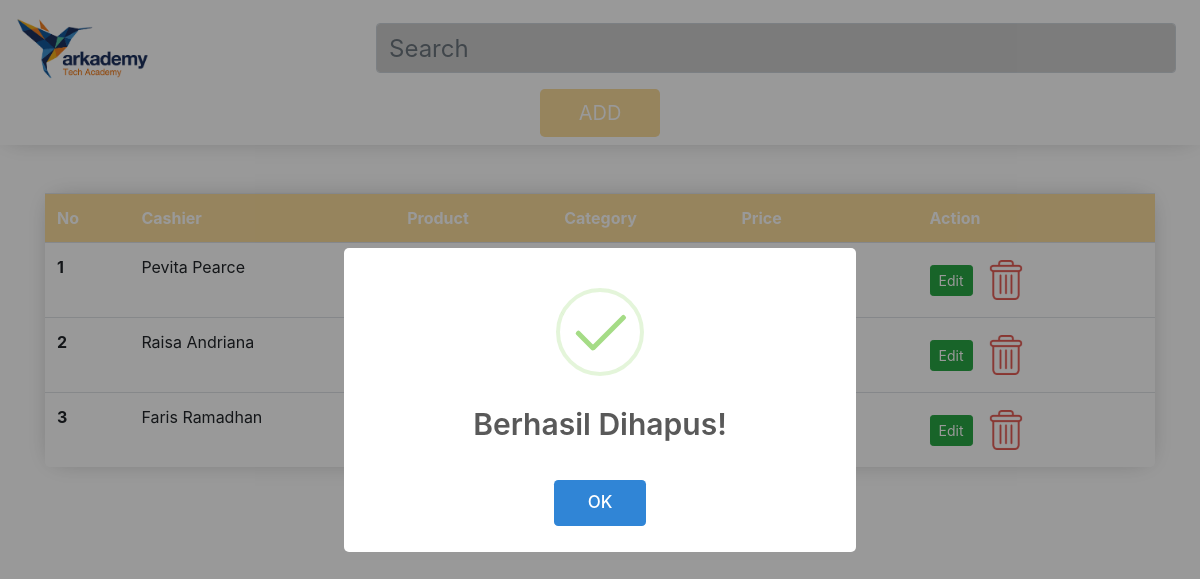
Screenshot of /6c/index.php?status=added with the database file from the repository.
### tables this page shows
CREATE TABLE `product` (
  `id` int(11) NOT NULL,
  `name` varchar(32) NOT NULL,
  `price` int(11) NOT NULL,
  `id_category` int(11) NOT NULL,
  `id_cashier` int(11) NOT NULL
);

CREATE TABLE `cashier` (
  `id` int(11) NOT NULL,
  `name` varchar(32) NOT NULL
);

### 6c/index.php (the view, shortened to what this page needs)
<?php
  include 'koneksi.php';
  $result = mysqli_query($koneksi, "SELECT *,product.`id` AS id_product,cashier.`name` AS cashier,category.`name` AS category,product.`name` AS product,product.price FROM product INNER JOIN cashier ON cashier.id = product.id_cashier INNER JOIN category ON category.id = product.id_category");
  function rupiah($angka){
    $hasil_rupiah = "Rp " . number_format($angka,0,',','.');
    return $hasil_rupiah;
  }
?>
<!doctype html>
<html lang="en">
<head>
  <link rel="stylesheet" href="assets/css/bootstrap.min.css">
</head>
<body>
  <nav class="navbar navbar-light">
    <a class="navbar-brand"><img src="assets/img/logo.png" alt="Home" width="40%"></a>
    <div class="form-group">
      <input class="form-control mr-sm-2 search" type="search" placeholder="Search" style="margin-top: 15px;background-color: #cecece;">
    </div>
    <div class="from-group">
      <button class="btn btn-lg" type="button" style="background-color: #fadc9c; color: white; width: 120px;" data-toggle="modal" data-target="#add">ADD</button>
    </div>
  </nav>
  <div class="container mt-5">
    <table class="table rounded-lg" style="border:1px;">
      <tr style="background-color: #fadc9c; color: white;">
        <th scope="col">No</th>
        <th scope="col">Cashier</th>
        <th scope="col">Product</th>
        <th scope="col">Category</th>
        <th scope="col">Price</th>
        <th scope="col">Action</th>
      </tr>
      <?php $no = 1;
       foreach($result as $key) {
      ?>
        <tr>
          <th scope="row"><?=$no;?></th>
          <td><?=$key['cashier'];?></td>
          <td><?=$key['product'];?></td>
          <td><?=$key['category'];?></td>
          <td><?=rupiah($key['price'])?></td>
          <td>
            <button type="submit" class="btn btn-success btn-sm" data-toggle="modal" data-target="#edit" data-id="<?=$key['id_product'];?>" data-cashier="<?=$key['id_cashier'];?>" data-product="<?=$key['product'];?>" data-category="<?=$key['id_category'];?>" data-price="<?=$key['price'];?>">Edit</button>
            <button type="submit" class="btn btn-sm" data-toggle="modal" data-target="#delete" data-id="<?=$key['id_product'];?>" data-product="<?=$key['product'];?>" >
            </button>
        </td>
        </tr>
      <?php $no++; } ?>
    </table>
  </div>
</body>
</html>

### 6c/index.php (style rules this page uses)
nav { box-shadow: 0 0px 24px -8px rgba(0, 0, 0, 0.3); }
.navbar .from-group { position: relative !important; margin: 0 auto; }
.search { width: 800px; font-size: 24px; margin: 0px auto; color: white; }
.table { box-shadow: 0 0px 24px -8px rgba(0, 0, 0, 0.3); }

### rows the page displays
product: id_cashier.name "Pevita Pearce"
product: id_cashier.name "Raisa Andriana"
product: id_cashier.name "Faris Ramadhan"
